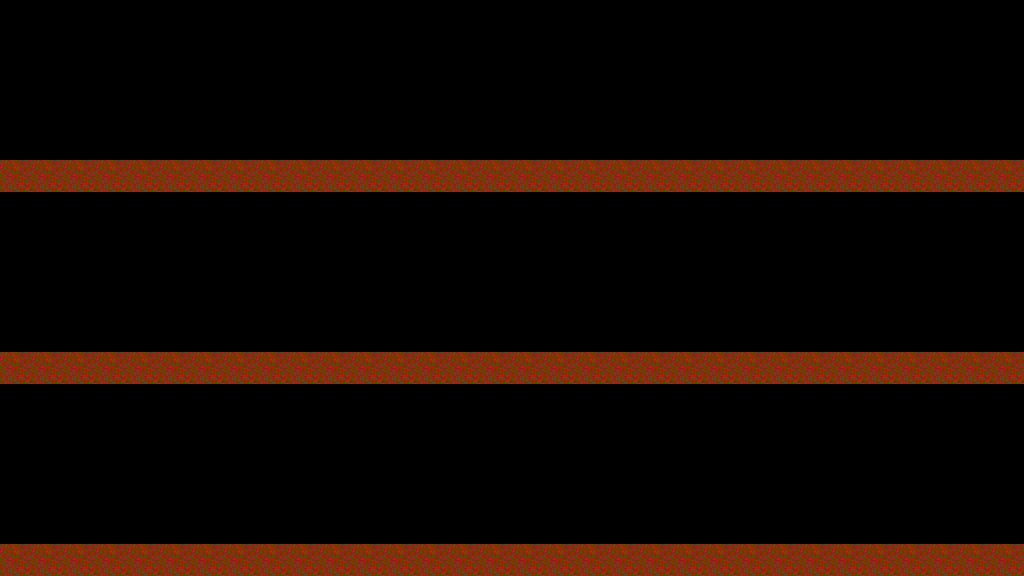

Rendered tile map (Tiled .tmx) drawn with the repository's tilesets; below, a short description and the map source with its tile grids summarised:
An orthogonal 32x18 tile map with 32x32 px tiles, 1 tile layer (Tile Layer 1).

<map version="1.0" orientation="orthogonal" width="32" height="18" tilewidth="32" tileheight="32">
 <tileset firstgid="1" name="Forest" tilewidth="32" tileheight="32">
  <image source="../Fast Vs. The Giant Tangerine/Resources/Tiles/TiledOnlyOne.png" width="64" height="64" />
 </tileset>
 <layer name="Tile Layer 1" width="32" height="18">
  <data>[576 cells, 272 non-empty, 2 distinct tile ids]</data>
 </layer>
</map>
